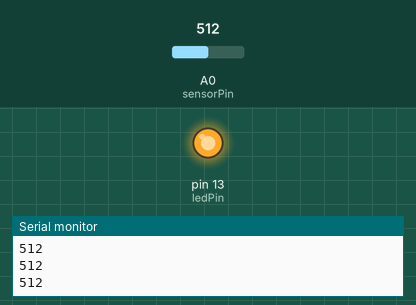
Bench run of a sketch on a simulated Arduino Uno, built with avr-gcc and run on an emulated ATmega328P. Shown: output pins drawn as LEDs (lit = HIGH), the last lines printed to the serial monitor. The inputs (shaded band) are chosen by the test bench; at power-on: A0 (sensorPin) = 512.

Above: at 1.2 s.
1.3 s: A0 (sensorPin) set to 503
At 1.7 s:
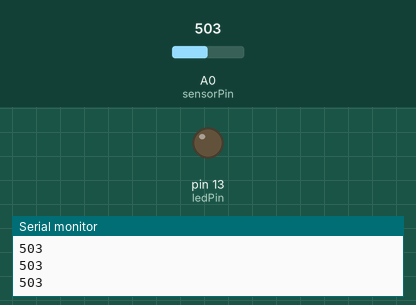
2.8 s: A0 (sensorPin) set to 716
At 4.0 s:
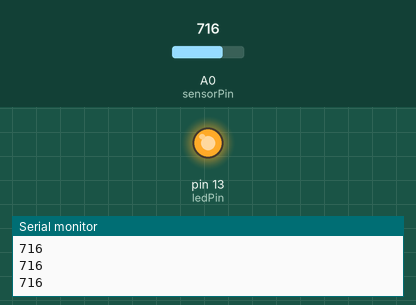
4.3 s: A0 (sensorPin) set to 705
At 5.5 s:
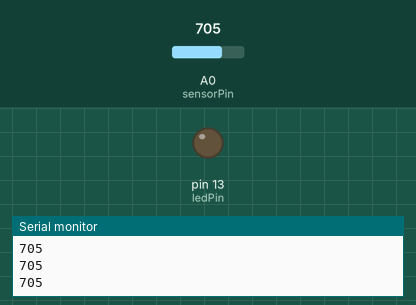
Timing chart, 0 to 7.3 s (numbered marks = the images above; inputs shaded):
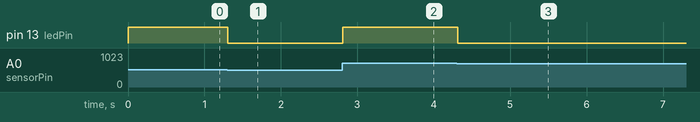

Measured:
- the behaviour switches between 512 and 511 on A0 (sensorPin) (found by bisection; images 0 and 1)
- the behaviour switches between 716 and 715 on A0 (sensorPin) (found by bisection; images 2 and 3)
- after the input at 1.3 s, pin 13 (ledPin): HIGH → LOW at once
- after the input at 2.8 s, pin 13 (ledPin): LOW → HIGH at once
- after the input at 4.3 s, pin 13 (ledPin): HIGH → LOW at once

The sketch:

breathing-sensor-v1.2.ino
```cpp
/*
  Version: 1.2
  Date: 04/03/2025
  Changes: 1. Dynamically detect breathing peaks (inhales)
           2. Count peaks to calculate BPM
           3. Display BPM in Serial Monitor

  AnalogReadSerial + BPM Measurement
  Reads an analog input on pin A0, detects breathing peaks, and calculates BPM.
  Turns an LED on/off when a breath is detected.
*/

int ledPin = 13;
int sensorPin = A0;

// Variables for peak detection
int lastValue = 0;
bool breathDetected = false;

// Variables for BPM measurement
int breathCount = 0;
unsigned long lastPeakTime = 0;
unsigned long bpmUpdateInterval = 60000; // Update BPM every 60 seconds
unsigned long startTime;

void setup() {
  Serial.begin(9600);
  pinMode(ledPin, OUTPUT);
  startTime = millis(); // Start the timer
}

void loop() {
  int sensorValue = analogRead(sensorPin);
  Serial.println(sensorValue); // Print raw sensor data

  // Detect peak (inhale): Value must be rising, and then start falling
  if (sensorValue > lastValue + 10 && !breathDetected) {
    breathDetected = true; // Mark that a breath has been detected
    digitalWrite(ledPin, HIGH); // Turn on LED (breath detected)

    // Count the breath only if sufficient time has passed since last peak
    if (millis() - lastPeakTime > 2000) { // At least 2 seconds between breaths
      breathCount++;
      lastPeakTime = millis();
    }
  }
  // Reset detection after peak
  else if (sensorValue < lastValue) {
    breathDetected = false;
    digitalWrite(ledPin, LOW); // Turn off LED
  }

  lastValue = sensorValue; // Store last value for comparison

  // Update BPM every minute
  if (millis() - startTime >= bpmUpdateInterval) {
    int bpm = breathCount; // Since we are counting over 60 sec, 1 count = 1 BPM
    Serial.print("BPM: ");
    Serial.println(bpm);

    // Reset counter for next measurement
    breathCount = 0;
    startTime = millis();
  }

  delay(100); // Small delay for stability
}
```
